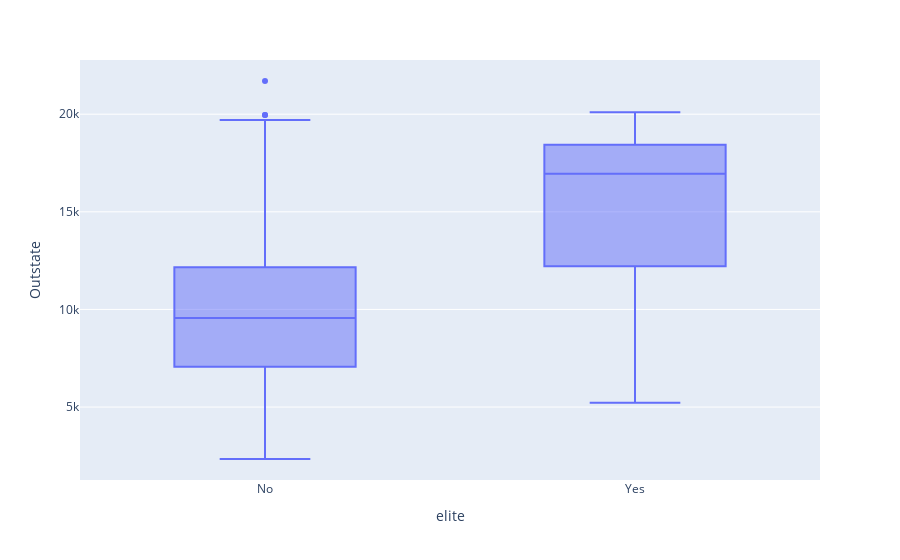

The notebook cell this image was saved under:
### Code cell
px.box(college_data, x="elite", y="Outstate")

### Figure 1 — Plotly figure (JSON) as saved in the notebook; plotly's stock layout.template omitted (floating-point values rounded to 4 significant figures; data arrays with more than 128 entries replaced by an {"elided": "..."} marker saying what was removed)
{"data": [{"alignmentgroup": "True", "hovertemplate": "elite=%{x}<br>Outstate=%{y}<extra></extra>", "legendgroup": "", "marker": {"color": "#636efa"}, "name": "", "notched": false, "offsetgroup": "", "orientation": "v", "showlegend": false, "type": "box", "x": {"elided": "777 str values"}, "x0": " ", "xaxis": "x", "y": {"elided": "777 int values"}, "y0": " ", "yaxis": "y"}], "layout": {"autosize": true, "boxmode": "group", "legend": {"tracegroupgap": 0}, "margin": {"t": 60}, "xaxis": {"anchor": "y", "autorange": true, "domain": [0, 1], "range": [-0.5, 1.5], "title": {"text": "elite"}, "type": "category"}, "yaxis": {"anchor": "x", "autorange": true, "domain": [0, 1], "range": [1264.0, 22780.0], "title": {"text": "Outstate"}, "type": "linear"}}}
